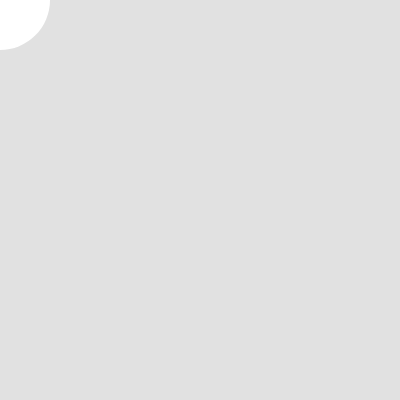
Frame 1 (no input)
Frame 60 (no input): identical to frame 1, image omitted
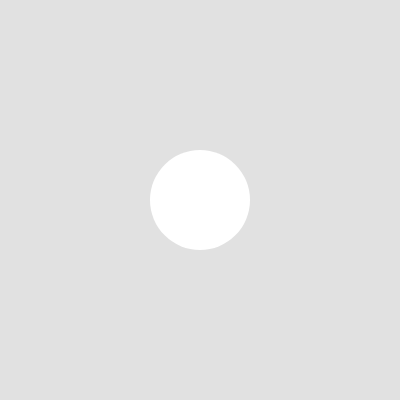
Frame 120 (the mouse pressed at the canvas centre since frame 60)

The p5.js sketch that drew these frames (run headless with seeded random() and noise() and a simulated clock; from frame 60 on, the mouse is pressed at the canvas centre):

// p5.js sketch
// ── sketch.js
function setup() {
  createCanvas(400, 400);
  noStroke();

}

function draw() {
  background(225);
  circle(mouseX,mouseY,100);
}
